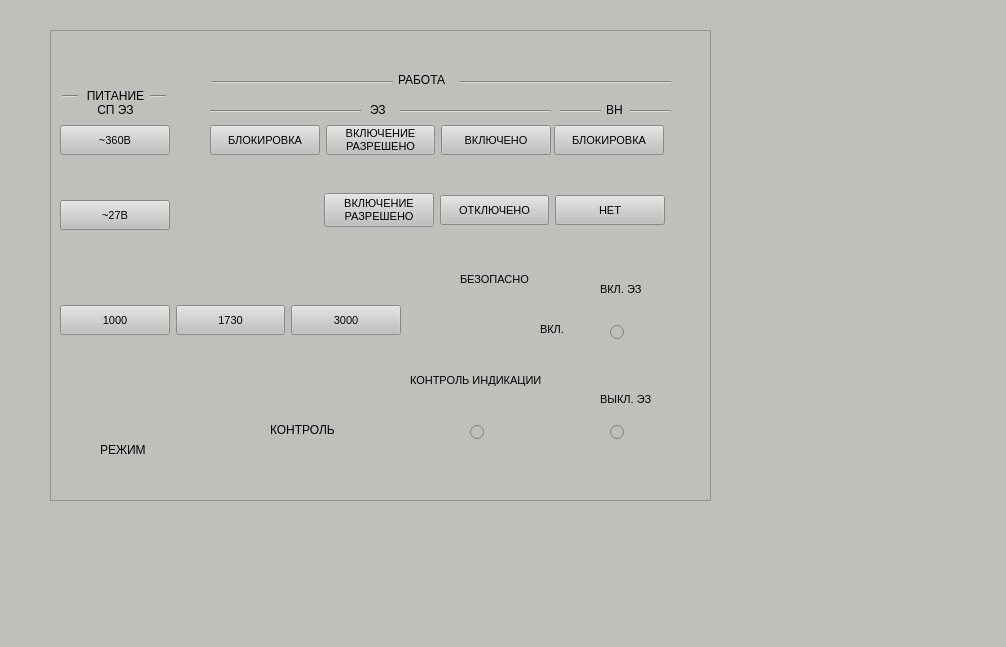
<?xml version="1.0" encoding="UTF-8"?>
<ui version="4.0">
 <class>MainWindow</class>
 <widget class="QMainWindow" name="MainWindow">
  <property name="geometry">
   <rect>
    <x>0</x>
    <y>0</y>
    <width>1006</width>
    <height>647</height>
   </rect>
  </property>
  <property name="windowTitle">
   <string>MainWindow</string>
  </property>
  <property name="styleSheet">
   <string notr="true">background-color: rgb(192, 191, 188);
color: rgb(0, 0, 0);</string>
  </property>
  <widget class="QWidget" name="centralwidget">
   <widget class="QFrame" name="frame">
    <property name="geometry">
     <rect>
      <x>50</x>
      <y>30</y>
      <width>661</width>
      <height>471</height>
     </rect>
    </property>
    <property name="frameShape">
     <enum>QFrame::StyledPanel</enum>
    </property>
    <property name="frameShadow">
     <enum>QFrame::Raised</enum>
    </property>
    <widget class="QLabel" name="label">
     <property name="geometry">
      <rect>
       <x>348</x>
       <y>40</y>
       <width>61</width>
       <height>19</height>
      </rect>
     </property>
     <property name="text">
      <string>РАБОТА</string>
     </property>
    </widget>
    <widget class="Line" name="line_2">
     <property name="geometry">
      <rect>
       <x>162</x>
       <y>42</y>
       <width>181</width>
       <height>20</height>
      </rect>
     </property>
     <property name="orientation">
      <enum>Qt::Horizontal</enum>
     </property>
    </widget>
    <widget class="QLabel" name="label_2">
     <property name="geometry">
      <rect>
       <x>556</x>
       <y>70</y>
       <width>21</width>
       <height>19</height>
      </rect>
     </property>
     <property name="text">
      <string>ВН</string>
     </property>
    </widget>
    <widget class="QLabel" name="label_3">
     <property name="geometry">
      <rect>
       <x>320</x>
       <y>70</y>
       <width>21</width>
       <height>19</height>
      </rect>
     </property>
     <property name="text">
      <string>ЭЗ</string>
     </property>
    </widget>
    <widget class="Line" name="line_3">
     <property name="geometry">
      <rect>
       <x>350</x>
       <y>73</y>
       <width>151</width>
       <height>16</height>
      </rect>
     </property>
     <property name="orientation">
      <enum>Qt::Horizontal</enum>
     </property>
    </widget>
    <widget class="Line" name="line_5">
     <property name="geometry">
      <rect>
       <x>580</x>
       <y>73</y>
       <width>41</width>
       <height>16</height>
      </rect>
     </property>
     <property name="orientation">
      <enum>Qt::Horizontal</enum>
     </property>
    </widget>
    <widget class="Line" name="line_6">
     <property name="geometry">
      <rect>
       <x>510</x>
       <y>71</y>
       <width>41</width>
       <height>20</height>
      </rect>
     </property>
     <property name="orientation">
      <enum>Qt::Horizontal</enum>
     </property>
    </widget>
    <widget class="Line" name="line_7">
     <property name="geometry">
      <rect>
       <x>410</x>
       <y>42</y>
       <width>211</width>
       <height>20</height>
      </rect>
     </property>
     <property name="orientation">
      <enum>Qt::Horizontal</enum>
     </property>
    </widget>
    <widget class="Line" name="line_4">
     <property name="geometry">
      <rect>
       <x>160</x>
       <y>73</y>
       <width>151</width>
       <height>16</height>
      </rect>
     </property>
     <property name="orientation">
      <enum>Qt::Horizontal</enum>
     </property>
    </widget>
    <widget class="QPushButton" name="pushButton_4">
     <property name="geometry">
      <rect>
       <x>504</x>
       <y>95</y>
       <width>110</width>
       <height>30</height>
      </rect>
     </property>
     <property name="font">
      <font>
       <pointsize>8</pointsize>
      </font>
     </property>
     <property name="text">
      <string>БЛОКИРОВКА</string>
     </property>
    </widget>
    <widget class="QWidget" name="horizontalLayoutWidget">
     <property name="geometry">
      <rect>
       <x>160</x>
       <y>90</y>
       <width>341</width>
       <height>41</height>
      </rect>
     </property>
     <layout class="QHBoxLayout" name="horizontalLayout">
      <item>
       <widget class="QPushButton" name="pushButton">
        <property name="minimumSize">
         <size>
          <width>110</width>
          <height>30</height>
         </size>
        </property>
        <property name="font">
         <font>
          <pointsize>8</pointsize>
         </font>
        </property>
        <property name="text">
         <string>БЛОКИРОВКА</string>
        </property>
       </widget>
      </item>
      <item>
       <widget class="QPushButton" name="pushButton_2">
        <property name="maximumSize">
         <size>
          <width>110</width>
          <height>30</height>
         </size>
        </property>
        <property name="font">
         <font>
          <pointsize>8</pointsize>
         </font>
        </property>
        <property name="text">
         <string>ВКЛЮЧЕНИЕ 
РАЗРЕШЕНО</string>
        </property>
        <property name="checkable">
         <bool>false</bool>
        </property>
        <property name="autoRepeat">
         <bool>false</bool>
        </property>
        <property name="autoExclusive">
         <bool>false</bool>
        </property>
        <property name="autoDefault">
         <bool>false</bool>
        </property>
        <property name="default">
         <bool>false</bool>
        </property>
        <property name="flat">
         <bool>false</bool>
        </property>
       </widget>
      </item>
      <item>
       <widget class="QPushButton" name="pushButton_3">
        <property name="sizePolicy">
         <sizepolicy hsizetype="Fixed" vsizetype="Fixed">
          <horstretch>0</horstretch>
          <verstretch>0</verstretch>
         </sizepolicy>
        </property>
        <property name="minimumSize">
         <size>
          <width>110</width>
          <height>30</height>
         </size>
        </property>
        <property name="font">
         <font>
          <pointsize>8</pointsize>
         </font>
        </property>
        <property name="text">
         <string>ВКЛЮЧЕНО</string>
        </property>
       </widget>
      </item>
     </layout>
    </widget>
    <widget class="QWidget" name="horizontalLayoutWidget_2">
     <property name="geometry">
      <rect>
       <x>274</x>
       <y>160</y>
       <width>341</width>
       <height>41</height>
      </rect>
     </property>
     <layout class="QHBoxLayout" name="horizontalLayout_2">
      <item>
       <widget class="QPushButton" name="pushButton_5">
        <property name="minimumSize">
         <size>
          <width>110</width>
          <height>30</height>
         </size>
        </property>
        <property name="font">
         <font>
          <pointsize>8</pointsize>
         </font>
        </property>
        <property name="text">
         <string>ВКЛЮЧЕНИЕ 
РАЗРЕШЕНО</string>
        </property>
       </widget>
      </item>
      <item>
       <widget class="QPushButton" name="pushButton_6">
        <property name="maximumSize">
         <size>
          <width>110</width>
          <height>30</height>
         </size>
        </property>
        <property name="font">
         <font>
          <pointsize>8</pointsize>
         </font>
        </property>
        <property name="text">
         <string>ОТКЛЮЧЕНО</string>
        </property>
        <property name="checkable">
         <bool>false</bool>
        </property>
        <property name="autoRepeat">
         <bool>false</bool>
        </property>
        <property name="autoExclusive">
         <bool>false</bool>
        </property>
        <property name="autoDefault">
         <bool>false</bool>
        </property>
        <property name="default">
         <bool>false</bool>
        </property>
        <property name="flat">
         <bool>false</bool>
        </property>
       </widget>
      </item>
      <item>
       <widget class="QPushButton" name="pushButton_7">
        <property name="minimumSize">
         <size>
          <width>110</width>
          <height>30</height>
         </size>
        </property>
        <property name="font">
         <font>
          <pointsize>8</pointsize>
         </font>
        </property>
        <property name="text">
         <string>НЕТ</string>
        </property>
       </widget>
      </item>
     </layout>
    </widget>
    <widget class="QLabel" name="label_4">
     <property name="geometry">
      <rect>
       <x>410</x>
       <y>240</y>
       <width>71</width>
       <height>19</height>
      </rect>
     </property>
     <property name="font">
      <font>
       <pointsize>8</pointsize>
      </font>
     </property>
     <property name="text">
      <string>БЕЗОПАСНО</string>
     </property>
    </widget>
    <widget class="QLabel" name="label_5">
     <property name="geometry">
      <rect>
       <x>490</x>
       <y>290</y>
       <width>31</width>
       <height>19</height>
      </rect>
     </property>
     <property name="font">
      <font>
       <pointsize>8</pointsize>
      </font>
     </property>
     <property name="text">
      <string>ВКЛ.</string>
     </property>
    </widget>
    <widget class="QLabel" name="label_6">
     <property name="geometry">
      <rect>
       <x>550</x>
       <y>250</y>
       <width>51</width>
       <height>19</height>
      </rect>
     </property>
     <property name="font">
      <font>
       <pointsize>8</pointsize>
      </font>
     </property>
     <property name="text">
      <string>ВКЛ. ЭЗ</string>
     </property>
    </widget>
    <widget class="QRadioButton" name="radioButton">
     <property name="geometry">
      <rect>
       <x>560</x>
       <y>290</y>
       <width>21</width>
       <height>25</height>
      </rect>
     </property>
     <property name="minimumSize">
      <size>
       <width>21</width>
       <height>0</height>
      </size>
     </property>
     <property name="styleSheet">
      <string notr="true"/>
     </property>
     <property name="text">
      <string/>
     </property>
    </widget>
    <widget class="QLabel" name="label_7">
     <property name="geometry">
      <rect>
       <x>550</x>
       <y>360</y>
       <width>61</width>
       <height>19</height>
      </rect>
     </property>
     <property name="font">
      <font>
       <pointsize>8</pointsize>
      </font>
     </property>
     <property name="text">
      <string>ВЫКЛ. ЭЗ</string>
     </property>
    </widget>
    <widget class="QRadioButton" name="radioButton_2">
     <property name="geometry">
      <rect>
       <x>560</x>
       <y>390</y>
       <width>21</width>
       <height>25</height>
      </rect>
     </property>
     <property name="text">
      <string/>
     </property>
    </widget>
    <widget class="QLabel" name="label_8">
     <property name="geometry">
      <rect>
       <x>360</x>
       <y>340</y>
       <width>151</width>
       <height>20</height>
      </rect>
     </property>
     <property name="font">
      <font>
       <pointsize>8</pointsize>
      </font>
     </property>
     <property name="text">
      <string>КОНТРОЛЬ ИНДИКАЦИИ</string>
     </property>
    </widget>
    <widget class="QRadioButton" name="radioButton_3">
     <property name="geometry">
      <rect>
       <x>420</x>
       <y>390</y>
       <width>21</width>
       <height>25</height>
      </rect>
     </property>
     <property name="text">
      <string/>
     </property>
    </widget>
    <widget class="QLabel" name="label_9">
     <property name="geometry">
      <rect>
       <x>30</x>
       <y>52</y>
       <width>71</width>
       <height>41</height>
      </rect>
     </property>
     <property name="text">
      <string>ПИТАНИЕ 
СП ЭЗ</string>
     </property>
     <property name="alignment">
      <set>Qt::AlignCenter</set>
     </property>
    </widget>
    <widget class="Line" name="line">
     <property name="geometry">
      <rect>
       <x>100</x>
       <y>58</y>
       <width>16</width>
       <height>16</height>
      </rect>
     </property>
     <property name="orientation">
      <enum>Qt::Horizontal</enum>
     </property>
    </widget>
    <widget class="Line" name="line_8">
     <property name="geometry">
      <rect>
       <x>12</x>
       <y>58</y>
       <width>16</width>
       <height>16</height>
      </rect>
     </property>
     <property name="orientation">
      <enum>Qt::Horizontal</enum>
     </property>
    </widget>
    <widget class="QPushButton" name="pushButton_8">
     <property name="geometry">
      <rect>
       <x>10</x>
       <y>95</y>
       <width>110</width>
       <height>30</height>
      </rect>
     </property>
     <property name="minimumSize">
      <size>
       <width>110</width>
       <height>30</height>
      </size>
     </property>
     <property name="font">
      <font>
       <pointsize>8</pointsize>
      </font>
     </property>
     <property name="text">
      <string>~360B</string>
     </property>
    </widget>
    <widget class="QPushButton" name="pushButton_9">
     <property name="geometry">
      <rect>
       <x>10</x>
       <y>170</y>
       <width>110</width>
       <height>30</height>
      </rect>
     </property>
     <property name="minimumSize">
      <size>
       <width>110</width>
       <height>30</height>
      </size>
     </property>
     <property name="font">
      <font>
       <pointsize>8</pointsize>
      </font>
     </property>
     <property name="text">
      <string>~27B</string>
     </property>
    </widget>
    <widget class="QWidget" name="horizontalLayoutWidget_3">
     <property name="geometry">
      <rect>
       <x>10</x>
       <y>270</y>
       <width>341</width>
       <height>41</height>
      </rect>
     </property>
     <layout class="QHBoxLayout" name="horizontalLayout_3">
      <item>
       <widget class="QPushButton" name="pushButton_10">
        <property name="minimumSize">
         <size>
          <width>110</width>
          <height>30</height>
         </size>
        </property>
        <property name="font">
         <font>
          <pointsize>8</pointsize>
         </font>
        </property>
        <property name="text">
         <string>1000</string>
        </property>
       </widget>
      </item>
      <item>
       <widget class="QPushButton" name="pushButton_11">
        <property name="maximumSize">
         <size>
          <width>110</width>
          <height>30</height>
         </size>
        </property>
        <property name="font">
         <font>
          <pointsize>8</pointsize>
         </font>
        </property>
        <property name="text">
         <string>1730</string>
        </property>
        <property name="checkable">
         <bool>false</bool>
        </property>
        <property name="autoRepeat">
         <bool>false</bool>
        </property>
        <property name="autoExclusive">
         <bool>false</bool>
        </property>
        <property name="autoDefault">
         <bool>false</bool>
        </property>
        <property name="default">
         <bool>false</bool>
        </property>
        <property name="flat">
         <bool>false</bool>
        </property>
       </widget>
      </item>
      <item>
       <widget class="QPushButton" name="pushButton_12">
        <property name="sizePolicy">
         <sizepolicy hsizetype="Fixed" vsizetype="Fixed">
          <horstretch>0</horstretch>
          <verstretch>0</verstretch>
         </sizepolicy>
        </property>
        <property name="minimumSize">
         <size>
          <width>110</width>
          <height>30</height>
         </size>
        </property>
        <property name="font">
         <font>
          <pointsize>8</pointsize>
         </font>
        </property>
        <property name="text">
         <string>3000</string>
        </property>
       </widget>
      </item>
     </layout>
    </widget>
    <widget class="QLabel" name="label_10">
     <property name="geometry">
      <rect>
       <x>50</x>
       <y>410</y>
       <width>61</width>
       <height>19</height>
      </rect>
     </property>
     <property name="text">
      <string>РЕЖИМ</string>
     </property>
    </widget>
    <widget class="QLabel" name="label_11">
     <property name="geometry">
      <rect>
       <x>220</x>
       <y>390</y>
       <width>91</width>
       <height>19</height>
      </rect>
     </property>
     <property name="text">
      <string>КОНТРОЛЬ</string>
     </property>
    </widget>
    <widget class="QLabel" name="putton_one">
     <property name="geometry">
      <rect>
       <x>420</x>
       <y>270</y>
       <width>53</width>
       <height>53</height>
      </rect>
     </property>
     <property name="text">
      <string/>
     </property>
     <property name="pixmap">
      <pixmap>exbutton.png</pixmap>
     </property>
    </widget>
    <widget class="QLabel" name="putton_two">
     <property name="geometry">
      <rect>
       <x>140</x>
       <y>350</y>
       <width>53</width>
       <height>53</height>
      </rect>
     </property>
     <property name="text">
      <string/>
     </property>
     <property name="pixmap">
      <pixmap>exbutton.png</pixmap>
     </property>
    </widget>
   </widget>
  </widget>
  <widget class="QMenuBar" name="menubar">
   <property name="geometry">
    <rect>
     <x>0</x>
     <y>0</y>
     <width>1006</width>
     <height>26</height>
    </rect>
   </property>
  </widget>
  <widget class="QStatusBar" name="statusbar"/>
 </widget>
 <resources/>
 <connections/>
</ui>
